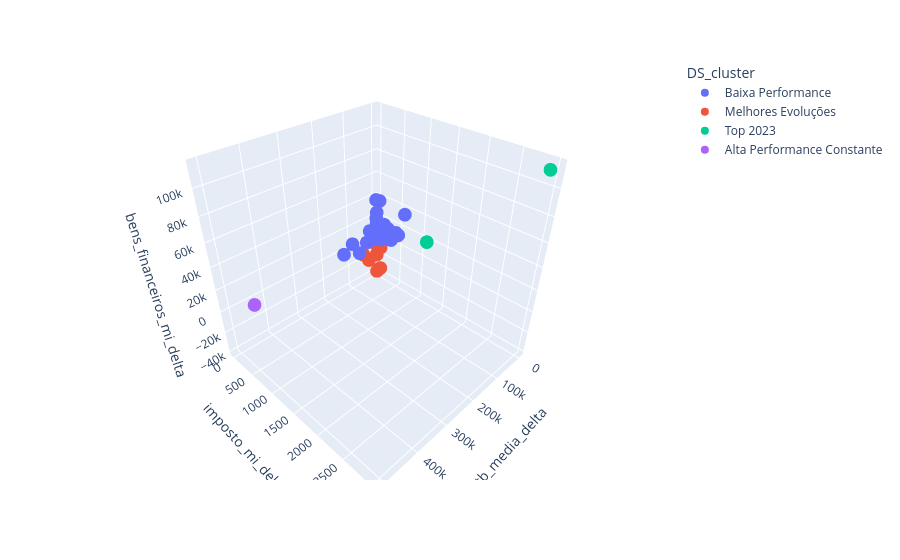

The code cell stored with this chart in its notebook:
### Markdown cell above
### Visualização alternativa 3D dos clusters (sem `color_dict`)

> Este gráfico é equivalente ao anterior, mas sem o uso explícito do dicionário de cores.  
> 
> O objetivo aqui é apenas comparar a visualização quando o **Plotly** gera automaticamente as cores dos clusters.  
> 
> ⚠️ Observação: a ausência de `color_discrete_map=color_dict` pode fazer com que os clusters mudem de cor entre diferentes gráficos, dificultando a interpretação ao longo da análise.

### Code cell
import plotly.express as px

# Gráfico 3D com as três variáveis principais (sem color_dict)
fig = px.scatter_3d(
    dadosPadronizadaCluster,
    x=colunasSelecionadasCluster[0],
    y=colunasSelecionadasCluster[1],
    z=colunasSelecionadasCluster[2],
    color='DS_cluster'
)

# Salvando o gráfico em HTML interativo
fig.write_html("grafico_clusters_3d.html")

# Exibindo o gráfico
fig.show()

### Figure 1 — Plotly figure (JSON) as saved in the notebook; plotly's stock layout.template omitted (floating-point values rounded to 4 significant figures)
{"data": [{"hovertemplate": "DS_cluster=Baixa Performance<br>rtb_media_delta=%{x}<br>imposto_mi_delta=%{y}<br>bens_financeiros_mi_delta=%{z}<extra></extra>", "legendgroup": "Baixa Performance", "marker": {"color": "#636efa", "symbol": "circle"}, "mode": "markers", "name": "Baixa Performance", "scene": "scene", "showlegend": true, "type": "scatter3d", "x": [-55.58, -946.3, -2525.0, 521.3, -318.8, -1828.0, -2238.0, -2358.0, -2486.0, -2767.0, -2790.0, -2605.0, -2074.0, -2199.0, -2118.0, -2031.0, -2066.0, -1698.0, -1271.0, -829.8, -367.1, -289.3, -466.7, -435.2, -355.6, -413.2, -415.0, -429.7, -432.1, -436.3, -432.9, -443.2, -443.1, -444.2, -309.4, -373.9, -369.1, -414.9, -404.5, -406.9, -386.3, -378.2, -342.4, -322.0, -333.6, -342.8, -338.9, -317.9, -260.2, -275.5, -280.9, -272.0, -244.4, -224.4, -186.0, -182.2, -174.6, -174.2, -134.3, -69.99, -31.91, -68.49, -42.41, 246.2, -66.21, -42.4, 178.7, 204.7, 187.7, 212.4, 286.7, 348.5, 384.7, 496.7, 693.8, 771.6, 779.3, 731.0, 772.5, 825.0, 888.0, 1261.0, 1341.0, 790.8, 633.2, 943.0, 716.3, 1265.0, 1183.0, 2106.0, 1799.0, 3177.0, 5464.0, 14620.0, 26660.0, 30930.0, 36960.0, 53350.0, 90260.0, 120800.0, 163500.0], "y": [0.01, 0.08, -0.07, 0.01, -0.16, -0.12, -0.13, -0.12, -0.09, -0.12, -0.09, -0.13, -0.2, -0.29, -0.19, -0.15, -0.08, 0.16, 0.28, 0.5, 0.39, -3.54, -5.59, -5.11, -2.37, -2.55, -1.83, -1.15, -0.25, 0.23, 1.19, 2.4, 2.49, 2.94, 4.88, 5.88, 6.63, 6.49, 7.7, 7.78, 8.86, 9.91, 10.06, 9.69, 9.11, 10.51, 12.88, 15.48, 20.06, 21.27, 25.6, 26.19, 28.31, 29.57, 35.43, 36.25, 36.59, 43.36, 44.46, 64.37, 72.91, 66.07, 73.06, 82.42, 79.28, 91.42, 129.0, 136.1, 131.2, 155.0, 181.2, 197.3, 200.5, 253.7, 256.0, 259.4, 275.8, 284.3, 335.8, 367.3, 405.2, 479.6, 491.3, 532.7, 664.8, 80.19, 88.59, 86.15, 92.46, 100.0, 119.3, 156.7, 220.0, 365.5, 51.21, 65.18, 57.5, 81.05, 129.8, 154.2, 218.2], "z": [5156.0, 7714.0, 2382.0, 36700.0, 18510.0, -883.3, 3092.0, -2114.0, 1617.0, 4097.0, 6944.0, 2179.0, -2007.0, 865.3, 11790.0, -4737.0, 23960.0, 12970.0, 7526.0, 9220.0, 7864.0, 8971.0, 2026.0, -4324.0, 8146.0, 5029.0, 1976.0, 1872.0, 3486.0, -524.4, 5965.0, 1506.0, 1643.0, -5818.0, 3529.0, 3739.0, 3409.0, 13400.0, 8008.0, 2442.0, 3080.0, -423.9, -3169.0, 6479.0, -1148.0, 4067.0, 5114.0, 4004.0, 2182.0, 2493.0, 7165.0, 4434.0, 2050.0, 2430.0, 50.36, 2453.0, 5169.0, 2236.0, 2570.0, 3660.0, 2950.0, 9507.0, 1323.0, 37210.0, 9943.0, 4608.0, 8215.0, 3403.0, 3844.0, 10890.0, 3231.0, 16010.0, 8818.0, 7989.0, 5473.0, 6611.0, 6882.0, 4068.0, 10940.0, 4066.0, 7501.0, 13910.0, 11160.0, 12570.0, 35410.0, 1443.0, 3814.0, 1017.0, 15000.0, 14550.0, -840.0, 4592.0, 10750.0, 17210.0, 8958.0, 6461.0, 11110.0, 1904.0, -3070.0, 10910.0, 7772.0]}, {"hovertemplate": "DS_cluster=Melhores Evoluções<br>rtb_media_delta=%{x}<br>imposto_mi_delta=%{y}<br>bens_financeiros_mi_delta=%{z}<extra></extra>", "legendgroup": "Melhores Evoluções", "marker": {"color": "#EF553B", "symbol": "circle"}, "mode": "markers", "name": "Melhores Evoluções", "scene": "scene", "showlegend": true, "type": "scatter3d", "x": [-2385.0, -1848.0, -157.5, -2476.0, -312.2, -102.3, 281.2, 29.79, 43260.0, 69940.0], "y": [0.18, 0.09, 0.09, -0.12, 17.51, 50.78, 110.7, 112.9, 69.75, 95.75], "z": [-9214.0, -20190.0, -9155.0, -20500.0, -38590.0, -35970.0, -32720.0, -9894.0, -18440.0, -8243.0]}, {"hovertemplate": "DS_cluster=Top 2023<br>rtb_media_delta=%{x}<br>imposto_mi_delta=%{y}<br>bens_financeiros_mi_delta=%{z}<extra></extra>", "legendgroup": "Top 2023", "marker": {"color": "#00cc96", "symbol": "circle"}, "mode": "markers", "name": "Top 2023", "scene": "scene", "showlegend": true, "type": "scatter3d", "x": [14560.0, 114400.0], "y": [2993.0, 1684.0], "z": [114300.0, 46750.0]}, {"hovertemplate": "DS_cluster=Alta Performance Constante<br>rtb_media_delta=%{x}<br>imposto_mi_delta=%{y}<br>bens_financeiros_mi_delta=%{z}<extra></extra>", "legendgroup": "Alta Performance Constante", "marker": {"color": "#ab63fa", "symbol": "circle"}, "mode": "markers", "name": "Alta Performance Constante", "scene": "scene", "showlegend": true, "type": "scatter3d", "x": [507500.0], "y": [761.9], "z": [29390.0]}], "layout": {"legend": {"title": {"text": "DS_cluster"}, "tracegroupgap": 0}, "margin": {"t": 60}, "scene": {"domain": {"x": [0, 1], "y": [0, 1]}, "xaxis": {"title": {"text": "rtb_media_delta"}}, "yaxis": {"title": {"text": "imposto_mi_delta"}}, "zaxis": {"title": {"text": "bens_financeiros_mi_delta"}}}}}
